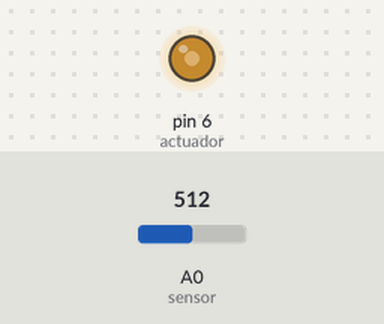
Bench run of a sketch on a simulated Arduino Uno, built with avr-gcc and run on an emulated ATmega328P. Parts: output pins drawn as LEDs (lit = HIGH). The inputs (shaded band) are chosen by the test bench; at power-on: A0 (sensor) = 512.

Above: at 1.2 s.
1.3 s: A0 (sensor) set to 716
At 2.3 s:
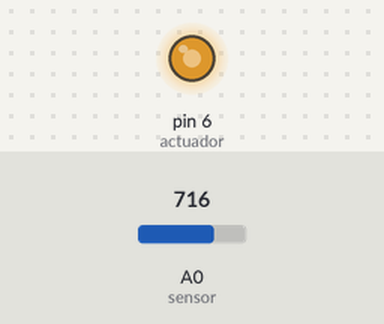
2.8 s: A0 (sensor) set to 900
At 3.5 s:
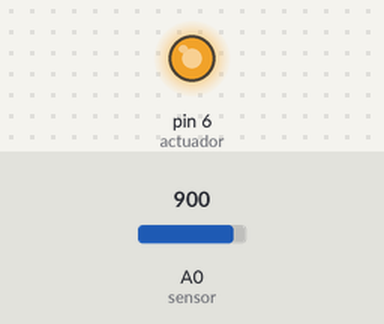
4.3 s: A0 (sensor) set to 122
At 4.8 s:
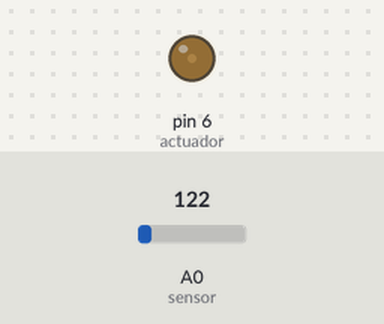
5.8 s: A0 (sensor) set to 0
At 7.0 s:
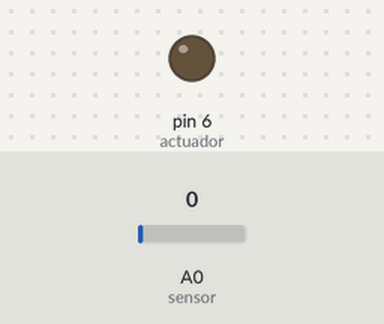
7.3 s: A0 (sensor) set to 511
At 8.5 s:
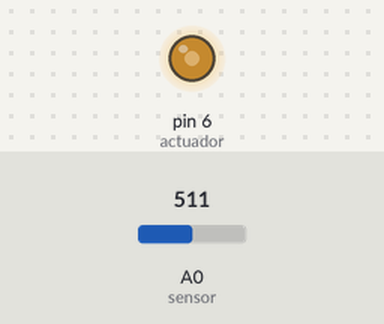
Timing chart, 0 to 9.8 s (numbered marks = the images above; inputs shaded):
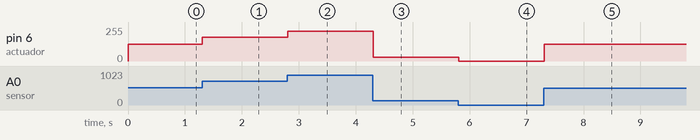

Measured:
- after the input at 1.3 s, pin 6 (actuador): 127/255 → 178/255 at once
- after the input at 2.8 s, pin 6 (actuador): 178/255 → 224/255 at once
- after the input at 4.3 s, pin 6 (actuador): 224/255 → 30/255 at once
- after the input at 5.8 s, pin 6 (actuador): 30/255 → 0/255 at once
- after the input at 7.3 s, pin 6 (actuador): 0/255 → 127/255 at once

The sketch:

Ejercicio6.ino
```cpp
int sensor = A0;
int actuador = 6;

void setup() {
  pinMode(actuador, OUTPUT);
}

int v;
void loop() {
  v = analogRead(sensor);
  v = map(v, 0 , 1023, 0, 255);
  analogWrite(actuador, v);
  delay(100);
}
```
